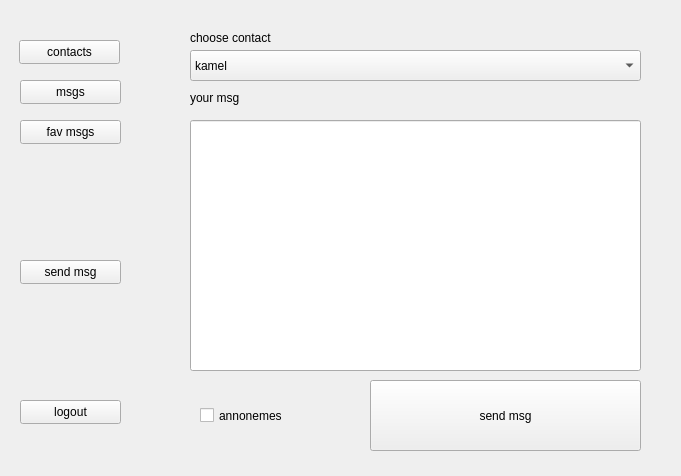
<?xml version="1.0" encoding="UTF-8"?>
<ui version="4.0">
 <class>UserMenu</class>
 <widget class="QDialog" name="UserMenu">
  <property name="geometry">
   <rect>
    <x>0</x>
    <y>0</y>
    <width>681</width>
    <height>476</height>
   </rect>
  </property>
  <property name="windowTitle">
   <string>Dialog</string>
  </property>
  <widget class="QStackedWidget" name="stackedWidget">
   <property name="geometry">
    <rect>
     <x>170</x>
     <y>20</y>
     <width>481</width>
     <height>431</height>
    </rect>
   </property>
   <property name="currentIndex">
    <number>3</number>
   </property>
   <widget class="QWidget" name="contacts">
    <widget class="QListWidget" name="contact_list">
     <property name="geometry">
      <rect>
       <x>0</x>
       <y>100</y>
       <width>481</width>
       <height>331</height>
      </rect>
     </property>
    </widget>
    <widget class="QLabel" name="label_3">
     <property name="geometry">
      <rect>
       <x>0</x>
       <y>70</y>
       <width>61</width>
       <height>21</height>
      </rect>
     </property>
     <property name="text">
      <string>contacts</string>
     </property>
    </widget>
    <widget class="QLineEdit" name="addContactLinEdit">
     <property name="geometry">
      <rect>
       <x>0</x>
       <y>30</y>
       <width>341</width>
       <height>24</height>
      </rect>
     </property>
    </widget>
    <widget class="QLabel" name="label_4">
     <property name="geometry">
      <rect>
       <x>0</x>
       <y>10</y>
       <width>91</width>
       <height>21</height>
      </rect>
     </property>
     <property name="text">
      <string>add contact</string>
     </property>
    </widget>
    <widget class="QPushButton" name="addcontact_btn">
     <property name="geometry">
      <rect>
       <x>370</x>
       <y>30</y>
       <width>101</width>
       <height>24</height>
      </rect>
     </property>
     <property name="text">
      <string>add</string>
     </property>
    </widget>
    <widget class="QLabel" name="add_status">
     <property name="geometry">
      <rect>
       <x>260</x>
       <y>70</y>
       <width>171</width>
       <height>21</height>
      </rect>
     </property>
     <property name="text">
      <string>status of add</string>
     </property>
    </widget>
   </widget>
   <widget class="QWidget" name="msgs">
    <widget class="QListWidget" name="msg_list">
     <property name="geometry">
      <rect>
       <x>0</x>
       <y>40</y>
       <width>481</width>
       <height>391</height>
      </rect>
     </property>
    </widget>
    <widget class="QPushButton" name="favoriteButton">
     <property name="geometry">
      <rect>
       <x>190</x>
       <y>10</y>
       <width>101</width>
       <height>24</height>
      </rect>
     </property>
     <property name="text">
      <string>add to fav</string>
     </property>
    </widget>
   </widget>
   <widget class="QWidget" name="favmsg">
    <widget class="QListWidget" name="fav_msg_list">
     <property name="geometry">
      <rect>
       <x>0</x>
       <y>0</y>
       <width>481</width>
       <height>431</height>
      </rect>
     </property>
    </widget>
   </widget>
   <widget class="QWidget" name="send_msg">
    <widget class="QPushButton" name="sendButton">
     <property name="geometry">
      <rect>
       <x>200</x>
       <y>360</y>
       <width>271</width>
       <height>71</height>
      </rect>
     </property>
     <property name="text">
      <string>send msg</string>
     </property>
    </widget>
    <widget class="QCheckBox" name="is_annon">
     <property name="geometry">
      <rect>
       <x>30</x>
       <y>360</y>
       <width>131</width>
       <height>71</height>
      </rect>
     </property>
     <property name="layoutDirection">
      <enum>Qt::LayoutDirection::LeftToRight</enum>
     </property>
     <property name="text">
      <string>annonemes</string>
     </property>
     <property name="iconSize">
      <size>
       <width>32</width>
       <height>32</height>
      </size>
     </property>
     <property name="checked">
      <bool>false</bool>
     </property>
    </widget>
    <widget class="QLabel" name="label">
     <property name="geometry">
      <rect>
       <x>20</x>
       <y>70</y>
       <width>81</width>
       <height>16</height>
      </rect>
     </property>
     <property name="text">
      <string>your msg</string>
     </property>
    </widget>
    <widget class="QComboBox" name="comboBox">
     <property name="geometry">
      <rect>
       <x>20</x>
       <y>30</y>
       <width>451</width>
       <height>31</height>
      </rect>
     </property>
     <item>
      <property name="text">
       <string>kamel</string>
      </property>
     </item>
     <item>
      <property name="text">
       <string>wade3</string>
      </property>
     </item>
     <item>
      <property name="text">
       <string>mahmoud</string>
      </property>
     </item>
    </widget>
    <widget class="QLabel" name="label_2">
     <property name="geometry">
      <rect>
       <x>20</x>
       <y>10</y>
       <width>81</width>
       <height>16</height>
      </rect>
     </property>
     <property name="text">
      <string>choose contact</string>
     </property>
    </widget>
    <widget class="QLineEdit" name="MsgSendBox">
     <property name="geometry">
      <rect>
       <x>20</x>
       <y>100</y>
       <width>451</width>
       <height>251</height>
      </rect>
     </property>
    </widget>
   </widget>
  </widget>
  <widget class="QWidget" name="widget" native="true">
   <property name="geometry">
    <rect>
     <x>10</x>
     <y>10</y>
     <width>120</width>
     <height>431</height>
    </rect>
   </property>
   <widget class="QPushButton" name="pushButton">
    <property name="geometry">
     <rect>
      <x>9</x>
      <y>30</y>
      <width>101</width>
      <height>24</height>
     </rect>
    </property>
    <property name="text">
     <string>contacts</string>
    </property>
   </widget>
   <widget class="QPushButton" name="msg_tab">
    <property name="geometry">
     <rect>
      <x>10</x>
      <y>70</y>
      <width>101</width>
      <height>24</height>
     </rect>
    </property>
    <property name="text">
     <string>msgs</string>
    </property>
   </widget>
   <widget class="QPushButton" name="logoutButtent">
    <property name="geometry">
     <rect>
      <x>10</x>
      <y>390</y>
      <width>101</width>
      <height>24</height>
     </rect>
    </property>
    <property name="text">
     <string>logout</string>
    </property>
   </widget>
   <widget class="QPushButton" name="fav_tab">
    <property name="geometry">
     <rect>
      <x>10</x>
      <y>110</y>
      <width>101</width>
      <height>24</height>
     </rect>
    </property>
    <property name="text">
     <string>fav msgs</string>
    </property>
   </widget>
   <widget class="QPushButton" name="send_msg_tab">
    <property name="geometry">
     <rect>
      <x>10</x>
      <y>250</y>
      <width>101</width>
      <height>24</height>
     </rect>
    </property>
    <property name="text">
     <string>send msg</string>
    </property>
   </widget>
  </widget>
 </widget>
 <resources/>
 <connections/>
</ui>
